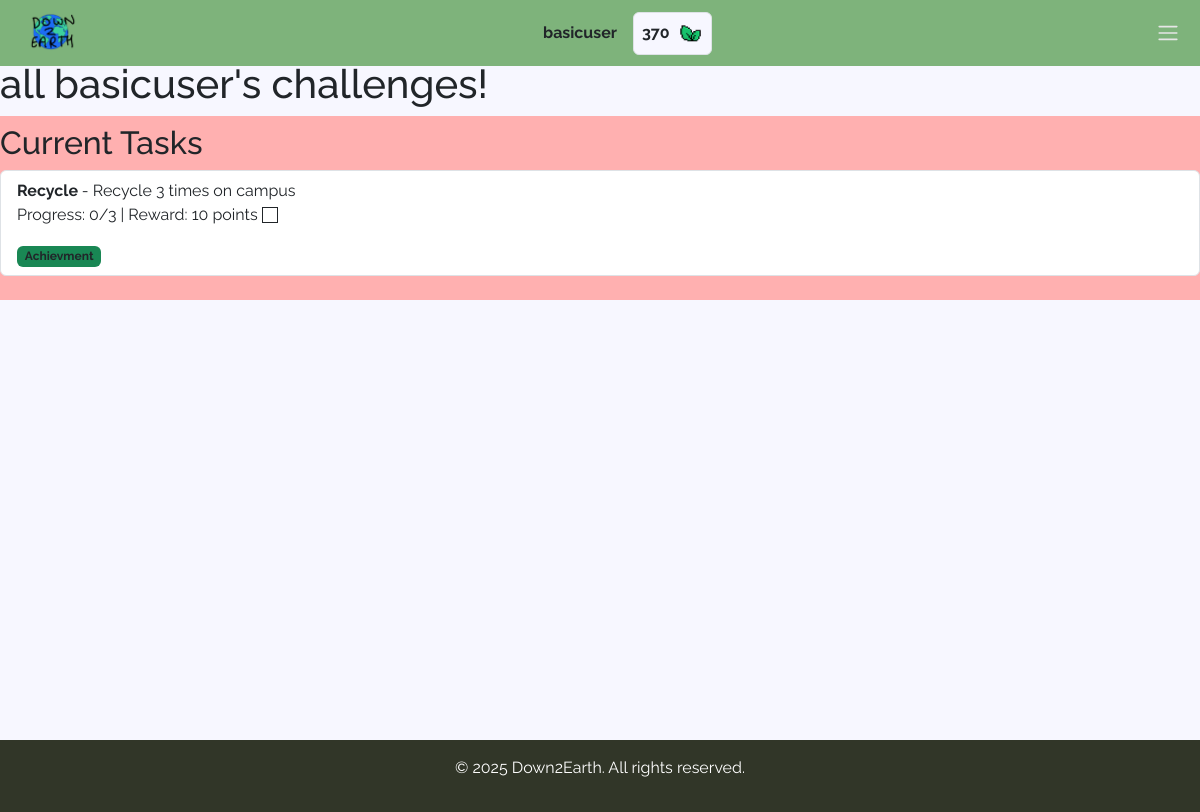
The page /allchallenges (signed in) on the database its author committed.
### user_management/models.py (models this page shows, shortened)
class CustomUser(AbstractUser):
    email = models.EmailField(null=False, blank=False)
    owned_plants = models.ManyToManyField("garden.Plant", related_name="owners")
    objects = CustomUserManager()

class UserStats(models.Model):
    user = models.OneToOneField(CustomUser, on_delete=models.CASCADE, related_name="stats")
    leaves = models.IntegerField(default=0)
    points = models.IntegerField(default=0)
    class Meta:
        verbose_name = "User Stats"
        verbose_name_plural = "User Stats"

### main/models.py (models this page shows, shortened)
class Challenge(models.Model):
    challengeId = models.AutoField(primary_key=True)  # Primary key for the challenge
    title = models.CharField(max_length=50)  # Title of the challenge
    desc = models.CharField(max_length=500)  # Description of the challenge
    noOfTasks = models.IntegerField()  # Number of tasks in the challenge
    rewardValue = models.IntegerField()  # Reward value for completing the challenge
    qrvalue = models.CharField(max_length=50, default=None, null=True, blank=True)
    QRImage = models.ImageField(upload_to="qr_codes/", default=None, null=True, blank=True)
    isQR = models.BooleanField(default=False)
    repeatable = models.BooleanField(default=False)

### main/views.py (the view, shortened to what this page needs)
# urls.py: path("allchallenges", views.my_challenges, name="allchallenges"),  # All challenges page
def my_challenges(request):
    user_challenge = ChallengeParticipants.objects.filter(username=request.user,status="incomplete")
    isGamekeeper = request.user.groups.filter(name="Game Keepers").exists()
    try:
        allchallenges= Challenge.objects.all()
    except:
        allchallenges = None
    challenge_in_progress = [
        {
            "title": challenge_participant.challengeId.title,
            "desc": challenge_participant.challengeId.desc,
            "rewardValue": challenge_participant.challengeId.rewardValue,
            "progress": challenge_participant.progress,
            "noOfTasks":challenge_participant.challengeId.noOfTasks,
            "status": challenge_participant.status,
            "qrvalue":challenge_participant.challengeId.qrvalue,
            "id": challenge_participant.challengeId.challengeId,
            "isQR": challenge_participant.challengeId.isQR,
            "repeatable": challenge_participant.challengeId.repeatable,
        }
        for challenge_participant in user_challenge
    ]
    return render(request, 'allchallenges.html', {
        'form':challengeForm(),
        'challenge_list': challenge_in_progress, 'isGamekeeper': isGamekeeper, 'allchallenges':allchallenges})

### main/templates/allchallenges.html (shortened to what this page needs)
{% extends 'base.html' %}
{% load auth_extras %}
{% block content %}
{% if user.is_authenticated %}
    <h1> all {{ user.username }}'s challenges!</h1>
{% else %}
    <h1>you are not logged on</h1>
{% endif %}
<div class="row">
  <div class="col-12 col-md-12" style="background-color: rgb(255, 176, 176)">
      <h2 class="mt-2">Current Tasks</h2>
      <ul class="list-group">
          {% for item in challenge_list %}
          <li class="list-group-item">
              <div>
                <strong>{{ item.title }}</strong> - {{ item.desc }}
                <p>Progress: {{ item.progress }}/{{ item.noOfTasks }} | Reward: {{ item.rewardValue }} points
                {% if item.isQR %}
                        <button class="form-check-input border border-dark" qr="{{item.qrvalue}}" id="button-{{item.id}}" onclick="startScanner({{item.id}})">
                        </button> </p>
                        <span class="badge bg-warning text-dark">QR Required</span>
                        <div id="reader-{{item.id}}-reader" style="width: 100%; max-width: 400px; margin: auto;"></div>
                {% else %}
                  <button class="remove-button form-check-input border border-dark"
                          qr="{{ item.qrvalue }}"
                          progress="{{ item.progress }}"
                          data-tasks="{{ item.noOfTasks }}"
                          data-id="{{ item.id }}"
                          data-points="{{ item.rewardValue }}">
                  </button> </p>
                  {% endif %}
                  {% if item.repeatable is False %}
                        <span class="badge bg-success text-dark">Achievment</span>
                {% endif %}
              </div>
          </li>
          {% empty %}
          <p>No challenges left</p>
          {% endfor %}
      </ul>
      <br>
  </div>
</div>
{% endblock %}

### main/templates/base.html (shortened to what this page needs)
<!DOCTYPE html>
<html lang="en">
<head>
    <link href="https://cdn.jsdelivr.net/npm/bootstrap@5.3.3/dist/css/bootstrap.min.css"
          rel="stylesheet"
>
    {% load static %}
</head>
<body class="d-flex flex-column min-vh-100">
  <nav class="navbar navbar-light fixed-top navbar-overlay">
    <div class="container-fluid">
      <a class="navbar-brand" href="/">
        <img src="{% static 'icons/logo.png' %}" alt="site icon">
      </a>
      <div class="d-flex align-items-center">
        {% if user.is_authenticated %}
          <p class="mb-0 me-3 fw-bold">{{ user.username }}</p>
          <div class="d-flex align-items-center border rounded p-2" style="background-color: #F7F7FF;">
            <p class="mb-0 fw-bold">{{ user.stats.leaves }}</p>
            <img src="{% static 'icons/leaf.png' %}" height="25px" class="ms-2" alt="leaf icon">
          </div>
        {% endif %}
      </div>
      <div class="nav-item dropdown me-1">
        <a class="nav-link d-flex align-items-center" href="#" id="navbarDropdown" role="button"
           data-bs-toggle="dropdown" aria-expanded="false">
          <span class="navbar-toggler-icon"></span>
        </a>
      </div>
    </div>
  </nav>
  <div class="content">
    {% block content %}
    {% endblock %}
  </div>
  <footer class="footer text-white text-center py-3" style="background-color: #313628;">
    <div class="container">
      <p>&copy; <script>document.write(new Date().getFullYear());</script> Down2Earth. All rights reserved.</p>
    </div>
  </footer>
</body>
</html>

### rows shown on the page
CustomUser: username "basicuser", stats.leaves "370"
Challenge: title "Recycle", desc "Recycle 3 times on campus", progress "0", noOfTasks "3", rewardValue "10"
